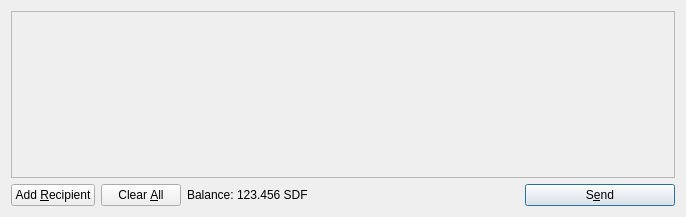
<?xml version="1.0" encoding="UTF-8"?>
<ui version="4.0">
 <class>SendCoinsDialog</class>
 <widget class="QDialog" name="SendCoinsDialog">
  <property name="geometry">
   <rect>
    <x>0</x>
    <y>0</y>
    <width>686</width>
    <height>217</height>
   </rect>
  </property>
  <property name="windowTitle">
   <string>Send Coins</string>
  </property>
  <layout class="QVBoxLayout" name="verticalLayout">
   <item>
    <widget class="QScrollArea" name="scrollArea">
     <property name="widgetResizable">
      <bool>true</bool>
     </property>
     <widget class="QWidget" name="scrollAreaWidgetContents">
      <property name="geometry">
       <rect>
        <x>0</x>
        <y>0</y>
        <width>666</width>
        <height>165</height>
       </rect>
      </property>
      <layout class="QVBoxLayout" name="verticalLayout_2">
       <property name="margin">
        <number>0</number>
       </property>
       <item>
        <layout class="QVBoxLayout" name="entries">
         <property name="spacing">
          <number>6</number>
         </property>
        </layout>
       </item>
       <item>
        <spacer name="verticalSpacer">
         <property name="orientation">
          <enum>Qt::Vertical</enum>
         </property>
         <property name="sizeHint" stdset="0">
          <size>
           <width>20</width>
           <height>40</height>
          </size>
         </property>
        </spacer>
       </item>
      </layout>
     </widget>
    </widget>
   </item>
   <item>
    <layout class="QHBoxLayout" name="horizontalLayout">
     <item>
      <widget class="QPushButton" name="addButton">
       <property name="toolTip">
        <string>Send to multiple recipients at once</string>
       </property>
       <property name="text">
        <string>Add &amp;Recipient</string>
       </property>
       <property name="icon">
        <iconset resource="../bitcoin.qrc">
         <normaloff>:/icons/add</normaloff>:/icons/add</iconset>
       </property>
       <property name="autoDefault">
        <bool>false</bool>
       </property>
      </widget>
     </item>
     <item>
      <widget class="QPushButton" name="clearButton">
       <property name="sizePolicy">
        <sizepolicy hsizetype="Minimum" vsizetype="Fixed">
         <horstretch>0</horstretch>
         <verstretch>0</verstretch>
        </sizepolicy>
       </property>
       <property name="toolTip">
        <string>Remove all transaction fields</string>
       </property>
       <property name="text">
        <string>Clear &amp;All</string>
       </property>
       <property name="icon">
        <iconset resource="../bitcoin.qrc">
         <normaloff>:/icons/remove</normaloff>:/icons/remove</iconset>
       </property>
       <property name="autoRepeatDelay">
        <number>300</number>
       </property>
       <property name="autoDefault">
        <bool>false</bool>
       </property>
      </widget>
     </item>
     <item>
      <layout class="QHBoxLayout" name="horizontalLayout_2">
       <property name="spacing">
        <number>3</number>
       </property>
       <item>
        <widget class="QLabel" name="label">
         <property name="text">
          <string>Balance:</string>
         </property>
        </widget>
       </item>
       <item>
        <widget class="QLabel" name="labelBalance">
         <property name="cursor">
          <cursorShape>IBeamCursor</cursorShape>
         </property>
         <property name="text">
          <string>123.456 SDF</string>
         </property>
         <property name="textInteractionFlags">
          <set>Qt::LinksAccessibleByMouse|Qt::TextSelectableByKeyboard|Qt::TextSelectableByMouse</set>
         </property>
        </widget>
       </item>
      </layout>
     </item>
     <item>
      <spacer name="horizontalSpacer">
       <property name="orientation">
        <enum>Qt::Horizontal</enum>
       </property>
       <property name="sizeHint" stdset="0">
        <size>
         <width>40</width>
         <height>20</height>
        </size>
       </property>
      </spacer>
     </item>
     <item>
      <widget class="QPushButton" name="sendButton">
       <property name="minimumSize">
        <size>
         <width>150</width>
         <height>0</height>
        </size>
       </property>
       <property name="toolTip">
        <string>Confirm the send action</string>
       </property>
       <property name="text">
        <string>S&amp;end</string>
       </property>
       <property name="icon">
        <iconset resource="../bitcoin.qrc">
         <normaloff>:/icons/send</normaloff>:/icons/send</iconset>
       </property>
       <property name="default">
        <bool>true</bool>
       </property>
      </widget>
     </item>
    </layout>
   </item>
  </layout>
 </widget>
 <resources>
  <include location="../bitcoin.qrc"/>
 </resources>
 <connections/>
</ui>
